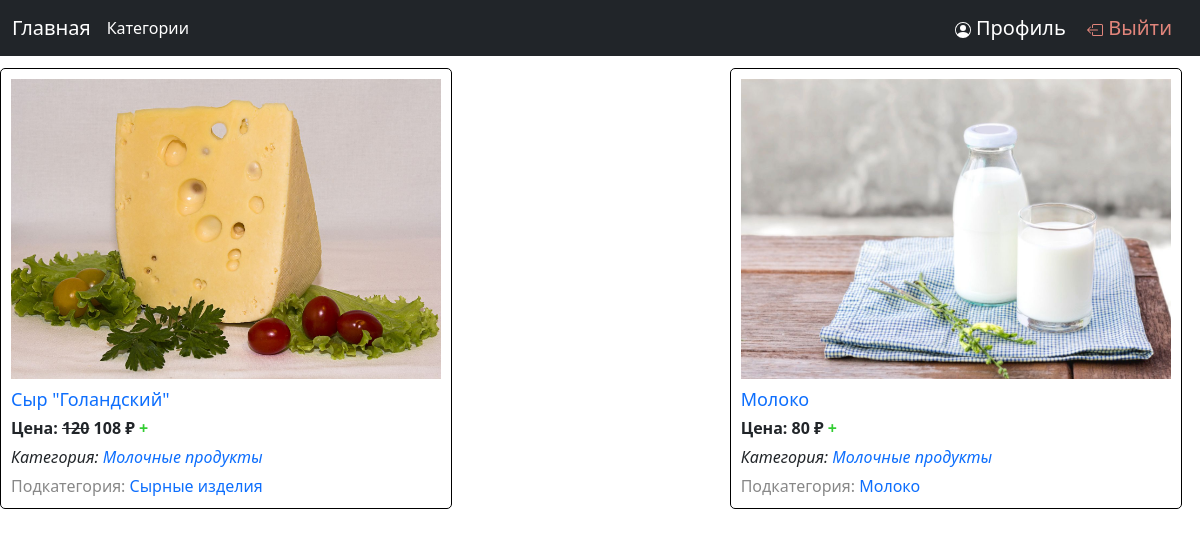
Screenshot of /category/molochnye-produkty (signed in) with the database file from the repository.
### products/models.py (models this page shows, shortened)
class Product(models.Model):
    title = models.CharField(max_length=256, unique=True, verbose_name='Название')
    slug = models.SlugField()
    price = models.PositiveIntegerField(verbose_name='Цена')
    photos = models.ManyToManyField(ProductPhoto, related_name='product', verbose_name='Фотографии')
    subcategory = models.ForeignKey('SubCategory', on_delete=models.PROTECT, related_name='product', verbose_name='Подкатегория')
    discount = models.DecimalField(default=0, decimal_places=2, max_digits=4, verbose_name='Скидка')
    showing = models.BooleanField(default=True, verbose_name='Отображать?')
    objects = CustomProductManager()
    def price_with_discount(self) -> int:
        ans = round(self.price - (self.price * (self.discount/100)))
        return ans
    def get_absolute_url(self):
        return reverse('detail', kwargs={'slug': self.slug})
    class Meta:
        verbose_name = 'Продукт'
        verbose_name_plural = 'Продукты'

class ProductPhoto(models.Model):
    product_photo = models.ImageField(upload_to='products/img/')
    class Meta:
        verbose_name = 'Фото продукта'
        verbose_name_plural = 'Фотографии продуктов'

class SubCategory(models.Model):
    title = models.CharField(max_length=64, unique=True, verbose_name='Название')
    slug = models.SlugField()
    image = models.ImageField(upload_to='products/img/', verbose_name='Изображение')
    category = models.ForeignKey(Category, on_delete=models.CASCADE, related_name='subcategories', verbose_name='Категория')
    def get_absolute_url(self):
        return reverse('products_in_category', kwargs={'slug': self.slug})
    def __str__(self):
        return self.title
    class Meta:
        verbose_name = 'Подкатегория'
        verbose_name_plural = 'Подкатегории'

class Category(models.Model):
    title = models.CharField(max_length=64, unique=True, verbose_name='Название')
    slug = models.SlugField()
    image = models.ImageField(upload_to='products/img/', verbose_name='Изображение')
    def get_absolute_url(self):
        return reverse('products_in_category', kwargs={'slug': self.slug})
    def __str__(self):
        return self.title
    class Meta:
        verbose_name = 'Категория'
        verbose_name_plural = 'Категории'

### products/views.py (the view)
# urls.py: path('category/<slug:slug>', views.ProductInCategoryView.as_view(), name='products_in_category'),
class ProductInCategoryView(ListView, FormView):
    template_name = 'products/main_page.html'
    context_object_name = 'product'
    form_class = UserLoginForm
    paginate_by = 2
    def get_queryset(self):
        slug = self.kwargs['slug']
        queryset = models.Product.objects.showing_products().select_related('subcategory').filter(
            Q(subcategory__slug=slug) | Q(subcategory__category__slug=slug)
        ).order_by('id')
        if queryset:
            return queryset
        else:
            raise Http404('Такой категории не существует')

### products/models.py (called while the page is built)
    def showing_products(self):
        return self.get_queryset().filter(showing=True)

### user_profile/templatetags/tags.py (called while the page is built)
@register.simple_tag(name='get_count')
def get_count(request=None, slug=''):
    try:
        user_session = request.session
        return user_session['products'][slug]['count']
    except:
        return 0

### products/templates/products/main_page.html (shortened to what this page needs)
{% load tags %}
{% load static %}
<!DOCTYPE html>
<html lang="ru">
<head>
     <link href="https://cdn.jsdelivr.net/npm/bootstrap@5.3.0-alpha1/dist/css/bootstrap.min.css" rel="stylesheet">
</head>
<body>
{% include "products/navbar.html" %}
{% include "products/product.html" %}
</body>
</html>

### products/templates/products/product.html (shortened to what this page needs)
{% load static %}
{% load tags %}
<link rel="stylesheet" href="{% static 'css/style.css' %}">
<div class="row">
  {% for item in product %}
  {% get_count request item.slug as get_count %}
  <div class="column">
    <div class="product-card">
      <img src="{{ item.photos.first.product_photo.url }}" width="200px" height="70px">
      <a href="{{ item.get_absolute_url }}"><h3>{{ item.title }}</h3></a>
        {% if item.discount == 0.00 %}
            <div class="price">Цена: {{ item.price }} ₽
        {% else %}
            <div class="price">Цена: <del>{{ item.price }}</del> {{ item.price_with_discount }}  ₽
        {% endif %}
        {% if get_count < 1 and request.user.is_authenticated %}
          <a name="add_product" onclick="addProductToSession('{{ item.slug }}'); this.style.display='none';" href="#" style="color: LimeGreen; margin-right: 4px"><b>+</b></a>
        {% endif %}
            </div>
      <div class="category">
        Категория: <a href="{{ item.subcategory.category.get_absolute_url }}">{{ item.subcategory.category }}</a>
      </div>
      <div class="subcategory">Подкатегория:
        <a href="{{ item.subcategory.get_absolute_url }}">{{ item.subcategory }}</a>
      </div>
    </div>
  </div>
  {% endfor %}
</div>

### static/css/style.css (style rules this page uses)
.row { display: flex; justify-content: space-between; margin-bottom: 1.5%; margin-top: 1%; }
.column { flex-basis: calc(33% - 1.5%); margin-right: 1.5%; }
.product-card { width: 100%; border: 1px solid black; border-radius: 5px; padding: 10px; margin-bottom: 20px; }
.product-card h3 { font-size: 18px; margin-bottom: 5px; }
.product-card .price { font-weight: bold; margin-bottom: 5px; }
.product-card .category { font-style: italic; margin-bottom: 5px; }
.product-card .subcategory { color: #888; }
.product-card img { width: 430px; height: 300px; object-fit: cover; margin-bottom: 10px; }
a { text-decoration: none; }

### rows the page displays
Product: photos.first.product_photo (picture), title "Сыр \"Голандский\"", price "120", price_with_discount "108", subcategory.category "Молочные продукты", subcategory "Сырные изделия"
Product: photos.first.product_photo (picture), title "Молоко", price "80", subcategory.category "Молочные продукты", subcategory "Молоко"
